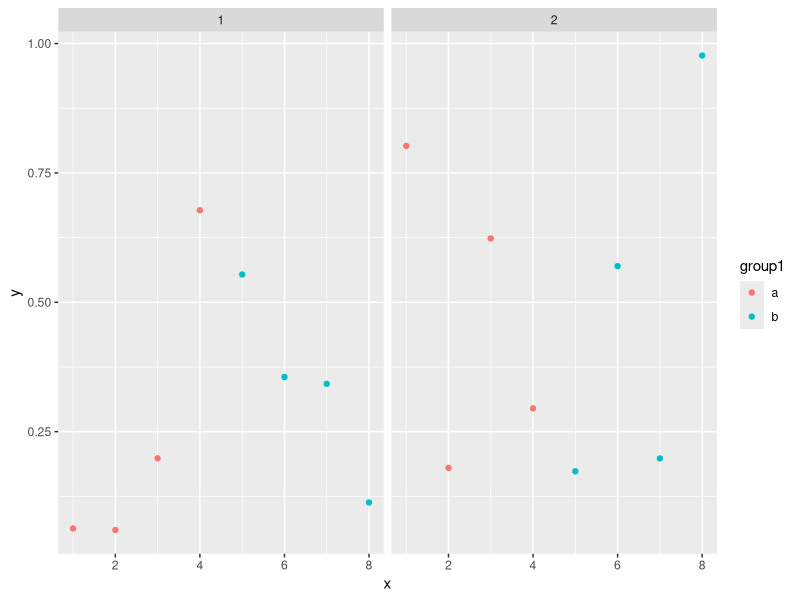
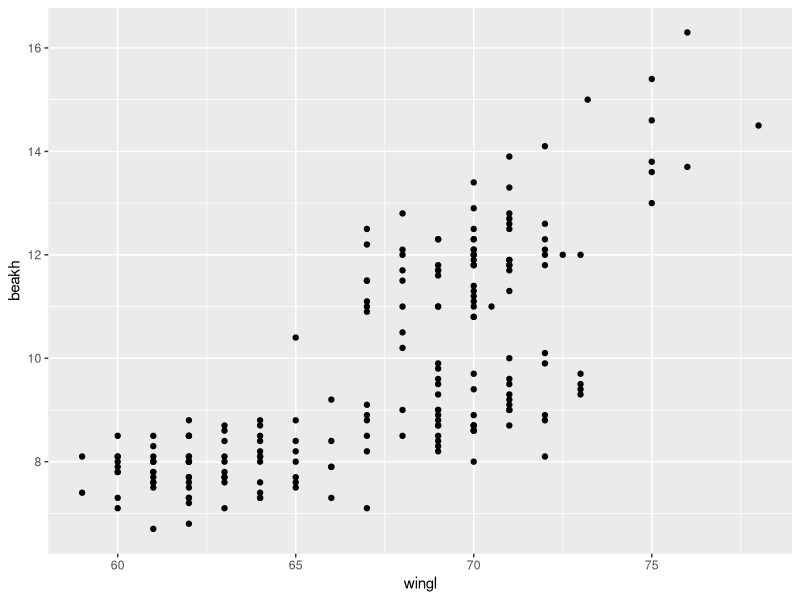
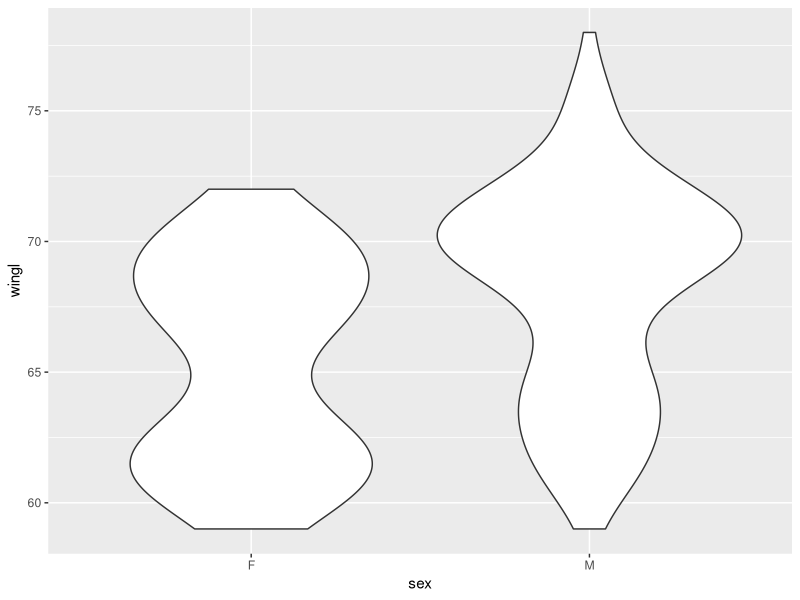
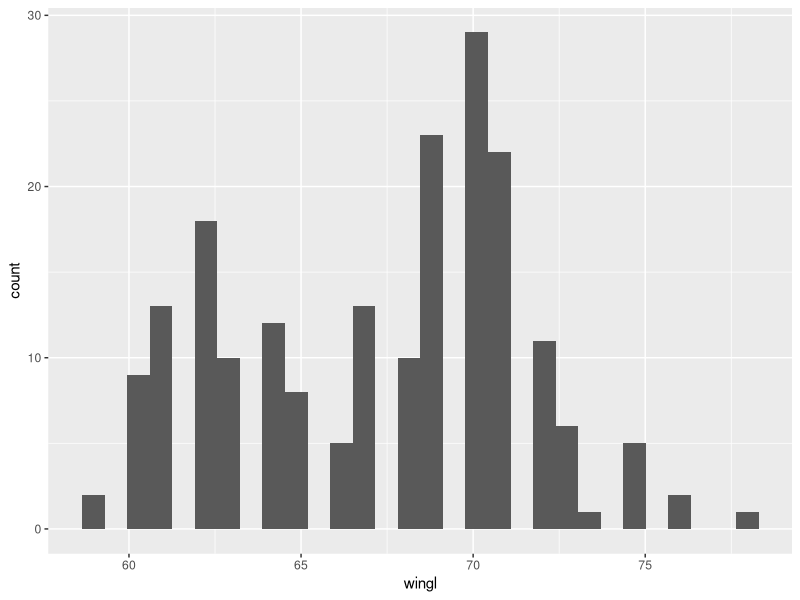
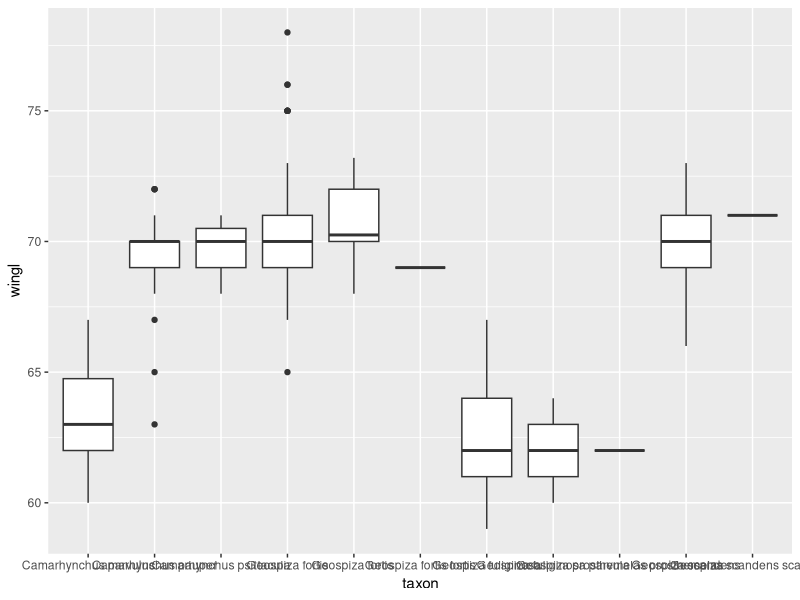
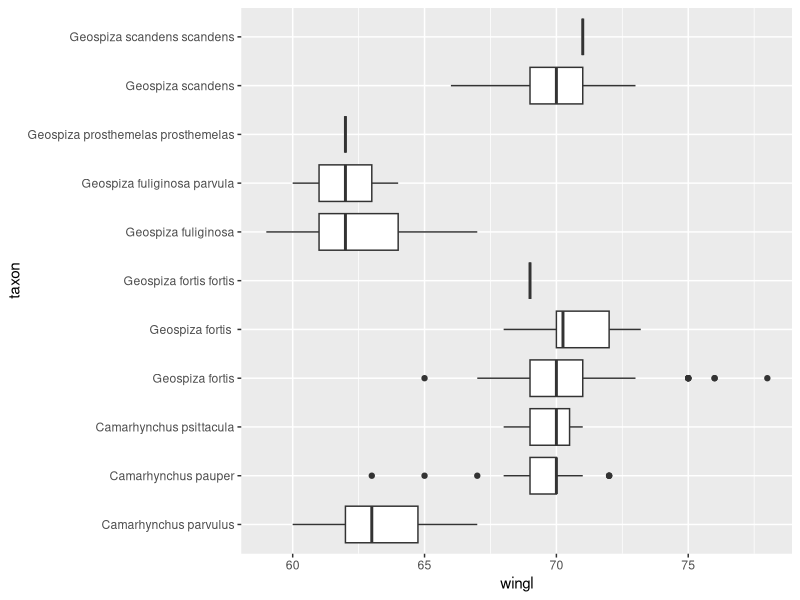
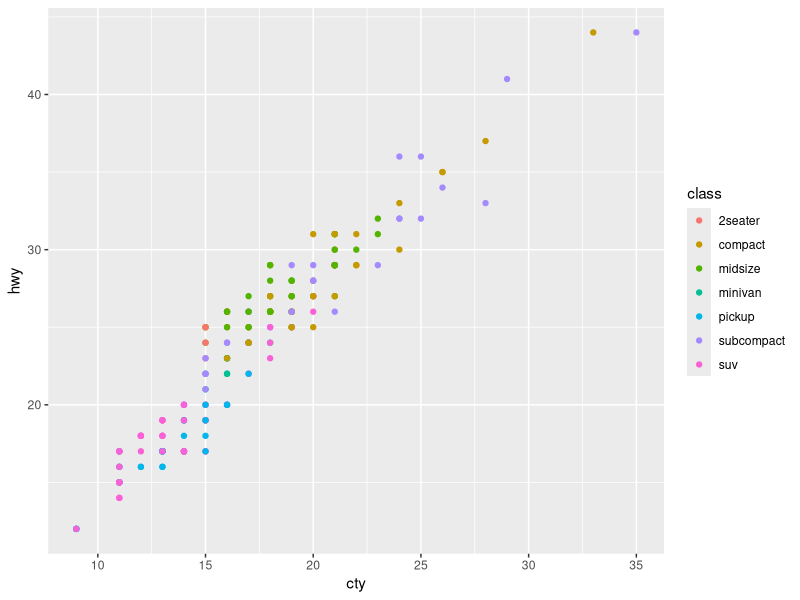
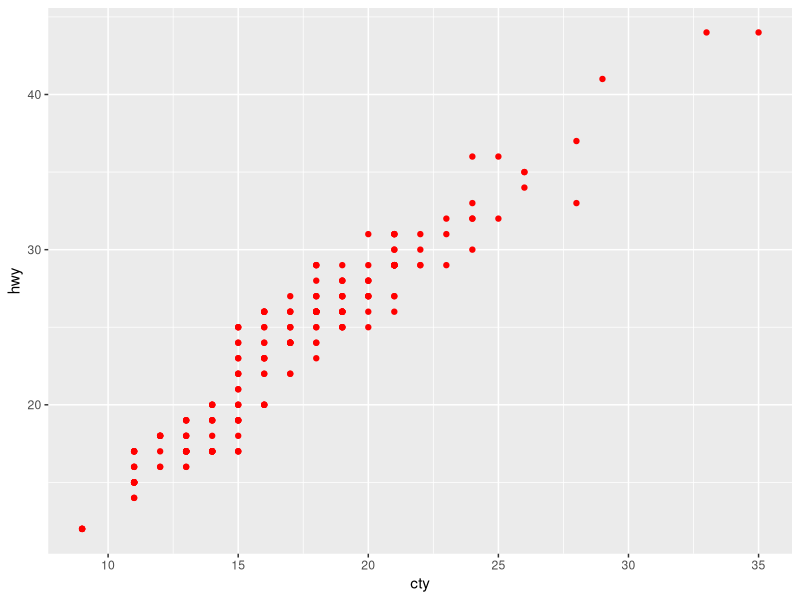

Source code (R) for these figures, in order:
## ---- chunk 1
library(dplyr)
library(ggplot2)
# fake data:
d <- data.frame(x = c(1:8, 1:8), y = runif(16),
  group1 = rep(gl(2, 4, labels = c("a", "b")), 2),
  group2 = gl(2, 8))
head(d)
ggplot(data = d, aes(x = x, y = y, colour = group1)) + geom_point() +
  facet_grid(~group2)
## ---- chunk 2
morph <- read.csv("data/raw/Morph_for_Sato.csv", stringsAsFactors = FALSE)
names(morph) <- tolower(names(morph)) # make columns names lowercase
morph <- filter(morph, islandid == "Flor_Chrl") # take only one island
morph <- select(morph, taxonorig, sex, wingl, beakh, ubeakl) # only keep these columns
morph <- rename(morph, taxon = taxonorig)
morph <- data.frame(na.omit(morph)) # remove all rows with any NAs to make this simple
morph <- as_data_frame(morph)
set.seed(1)
morph <- morph[base::sample(seq_len(nrow(morph)), 200), ] # downsample
## ---- chunk 3
ggplot(morph, aes(wingl, beakh)) + geom_point()
## ---- chunk 4
ggplot(morph, aes(sex, wingl)) + 
  geom_violin() # exercise
## ---- chunk 5
ggplot(morph, aes(wingl)) + 
  geom_histogram() # exercise
## ---- chunk 6
ggplot(morph, aes(taxon, wingl)) + 
  geom_boxplot() # exercise
## ---- chunk 7
ggplot(morph, aes(taxon, wingl)) + geom_boxplot() + coord_flip() # exercise
## ---- chunk 8
ggplot(mpg, aes(cty, hwy)) + geom_point(aes(colour = class))
## ---- chunk 9
ggplot(mpg, aes(cty, hwy)) + geom_point(colour = "red")
## ---- chunk 10
ggplot(morph, aes(wingl, beakh)) +
  geom_point(aes(colour = sex))
## ---- chunk 11
ggplot(morph, aes(wingl, beakh)) +
  geom_point(aes(size = ubeakl)) # exercise
## ---- chunk 12
ggplot(morph, aes(wingl, beakh)) +
  geom_point(aes(colour = taxon)) # exercise
## ---- chunk 13
ggplot(morph, aes(wingl, beakh)) +
  geom_point(aes(colour = ubeakl)) # exercise
## ---- chunk 14
ggplot(morph, aes(wingl, beakh)) +
  geom_point(aes(shape = sex, size = ubeakl, colour = taxon), # exercise
    alpha = 0.4) # exercise
## ---- chunk 15
ggplot(morph, aes(wingl, beakh)) + geom_point() + 
  facet_wrap(~taxon) # exercise
## ---- chunk 16
ggplot(morph, aes(wingl, beakh)) + geom_point() +
  facet_wrap(~taxon, scales = "free") # exercise
## ---- chunk 17
ggplot(morph, aes(wingl, beakh)) + geom_point() + 
  facet_grid(sex~taxon) # exercise
## ---- chunk 18
morph_quant <- morph %>%
  group_by(taxon) %>%
  summarise(
    l = quantile(wingl, 0.25)[[1]],
    m = median(wingl),
    u = quantile(wingl, 0.75)[[1]]) %>%
  # re-order factor levels by median for plotting:
  mutate(taxon = reorder(taxon, m, function(x) x))
## ---- chunk 19
ggplot(morph_quant, aes(x = taxon, y = m, ymin = l, ymax = u)) +
  geom_pointrange() # exercise
## ---- chunk 20
ggplot(morph_quant, aes(x = taxon, y = m, ymin = l, ymax = u)) +
  ylab("Wing length") + xlab("") +
  geom_pointrange() + # exercise
  coord_flip() # exercise
